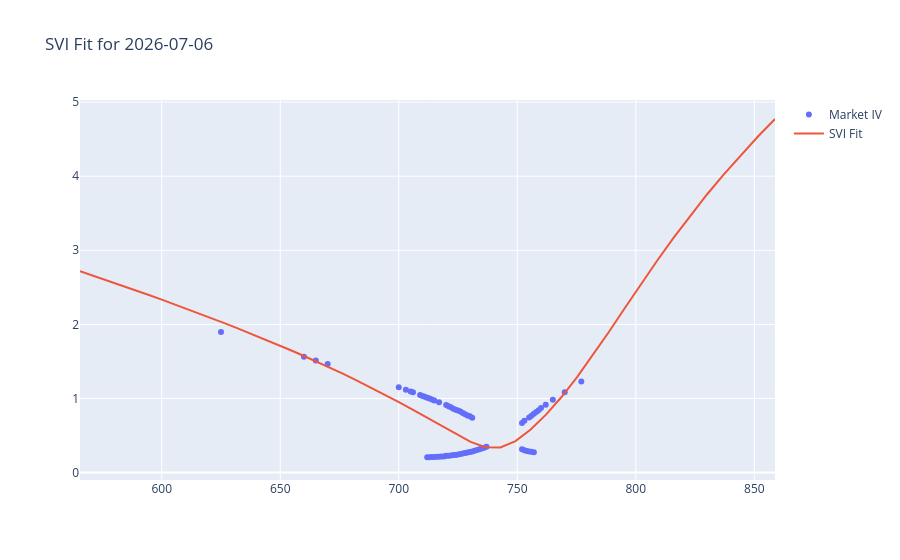

Notebook code for this chart:
### Code cell
# Plot
k_grid = np.linspace(k.min()-0.1, k.max()+0.1, 50)
iv_fitted = svi_iv(k_grid, *params, T)

fig = go.Figure()
fig.add_trace(go.Scatter(x=strikes, y=ivs, mode='markers', name='Market IV'))
fig.add_trace(go.Scatter(
    x=np.exp(k_grid) * (spot * np.exp((r - q) * T)),
    y=iv_fitted,
    mode='lines',
    name='SVI Fit',
))
fig.update_layout(title=f"SVI Fit for {expiry}")
fig.show()
